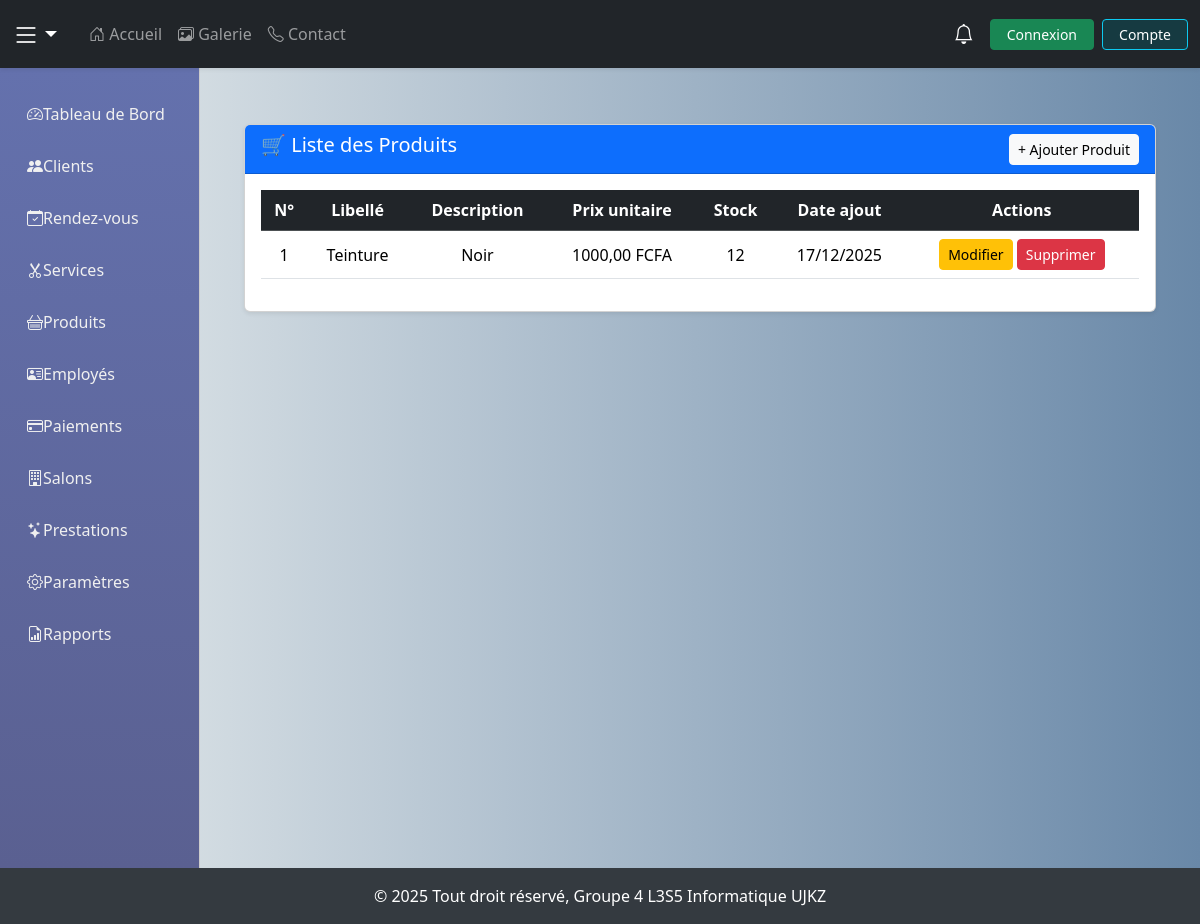
/produits/, run on an earlier commit of the app's database.
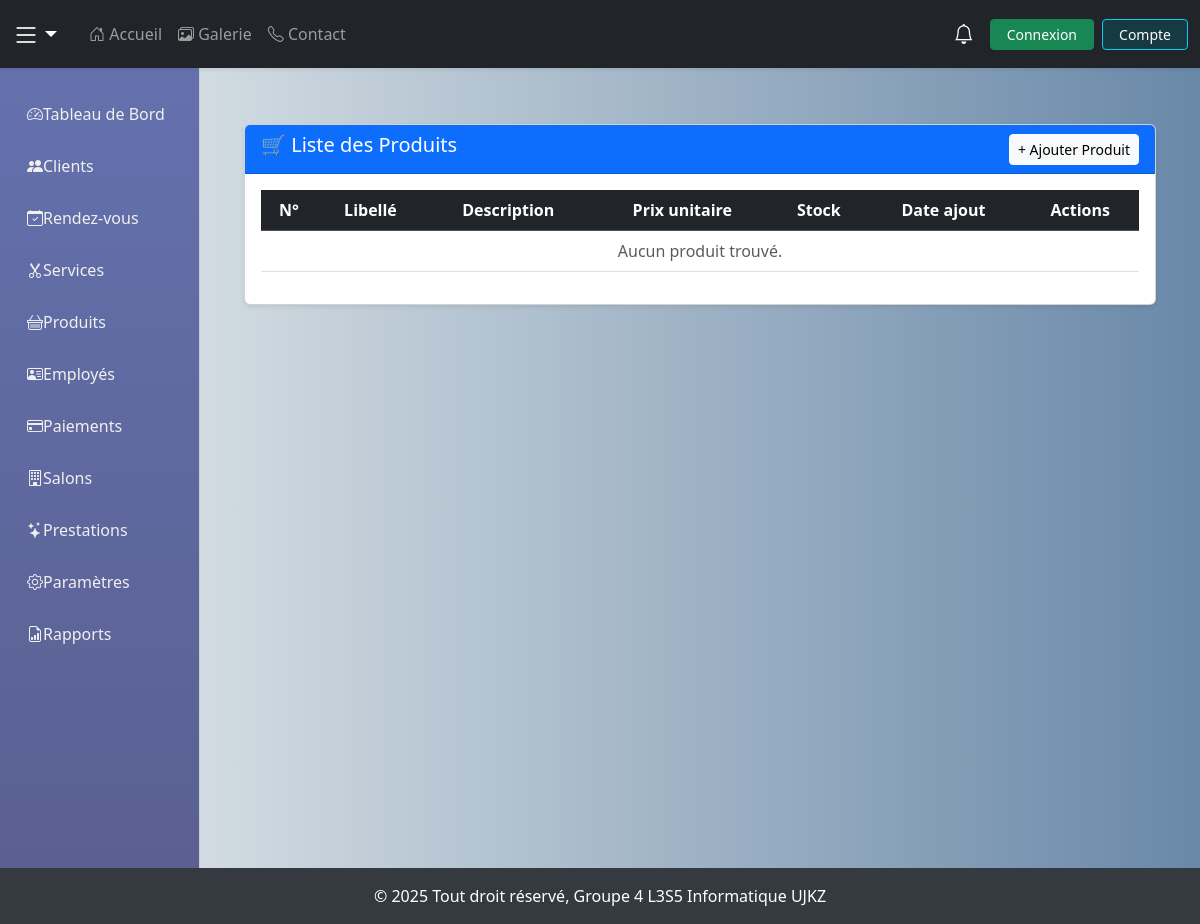
And on a later commit of the database.
### coiffure/models.py (models this page shows, shortened)
class Produit(models.Model):
    nom = models.CharField(max_length=100)
    description = models.TextField(blank=True)
    prix_unitaire = models.DecimalField(max_digits=10, decimal_places=2)
    stock = models.PositiveIntegerField()
    date_ajout = models.DateField(auto_now_add=True)

### coiffure/views.py (the view)
# urls.py: path('produits/', views.liste_produits, name="liste_produits"),
def liste_produits(request):
    produits = Produit.objects.all()
    return render(request, "coiffure/produit/liste_produits.html", {"produits": produits})

### coiffure/context_processors.py (called while the page is built)
def notifications(request):
    if request.user.is_authenticated:
        user_notifications = Notification.objects.filter(utilisateur=request.user)
        notifs_non_lues = user_notifications.filter(lu=False).count()
        notifications_recents = user_notifications.order_by('-date')[:5]
    else:
        notifications_recents = []
        notifs_non_lues = 0
    return {
        'notifications': notifications_recents,
        'notif_count': notifs_non_lues,  # <- renommer ici pour ton template
    }

### coiffure/templates/coiffure/produit/liste_produits.html (shortened to what this page needs)
{% extends "coiffure/base.html" %}
{% load static %}
{% block content %}
<div class="container mt-4">
    <div class="card shadow-sm">
        <div class="card-header bg-primary text-white d-flex justify-content-between align-items-center">
            <h5>🛒 Liste des Produits</h5>
            <a href="{% url 'ajouter_produit' %}" class="btn btn-light btn-sm">+ Ajouter Produit</a>
        </div>
        <div class="card-body p-3">
            <div class="table-responsive">
                <table class="table table-hover text-center align-middle">
                    <thead class="table-dark">
                        <tr>
                            <th>N°</th>
                            <th>Libellé</th>
                            <th>Description</th>
                            <th>Prix unitaire</th>
                            <th>Stock</th>
                            <th>Date ajout</th>
                            <th>Actions</th>
                        </tr>
                    </thead>
                    <tbody>
                        {% for produit in produits %}
                        <tr>
                            <td>{{ forloop.counter }}</td>
                            <td>{{ produit.nom }} </td>
                            <td>{{ produit.description }}</td>
                            <td>{{ produit.prix_unitaire }} FCFA</td>
                            <td>{{ produit.stock }}</td>
                            <td>{{ produit.date_ajout|date:"d/m/Y" }}</td>
                            <td>
                                <a href="{% url 'modifier_produit' produit.id %}" class="btn btn-warning btn-sm">Modifier</a>
                                <a href="{% url 'supprimer_produit' produit.id %}" class="btn btn-danger btn-sm" onclick="return confirm('Supprimer ce produit ?');">Supprimer</a>
                            </td>
                        </tr>
                        {% empty %}
                        <tr>
                            <td colspan="7" class="text-center text-muted">Aucun produit trouvé.</td>
                        </tr>
                        {% endfor %}
                    </tbody>
                </table>
            </div>
        </div>
    </div>
</div>
{% endblock %}

What changed in the data, as far as the page shows it:
removed Produit: nom "Teinture", description "Noir", prix_unitaire "1000,00", stock "12", date_ajout "17/12/2025"
Also different on the page:
text now shown: "Aucun produit trouvé."
